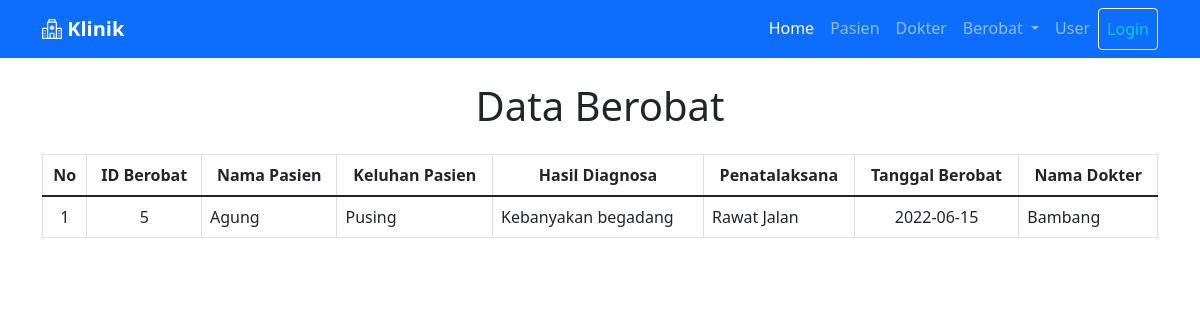
Page /berobat.php on the committed database.
### tables this page shows
CREATE TABLE `berobat` (
  `id_berobat` int(11) NOT NULL,
  `id_pasien` int(5) DEFAULT NULL,
  `id_dokter` int(5) DEFAULT NULL,
  `tgl_berobat` date NOT NULL,
  `keluhan_pasien` varchar(200) NOT NULL,
  `hasil_diagnosa` varchar(200) NOT NULL,
  `penatalaksana` enum('Rawat Jalan','Rawat Inap','Rujuk','Lainnya') NOT NULL
);

CREATE TABLE `pasien` (
  `id_pasien` int(5) NOT NULL,
  `nama_pasien` varchar(50) NOT NULL,
  `jenis_kelamin` enum('L','P') NOT NULL,
  `umur` int(2) NOT NULL
);

CREATE TABLE `dokter` (
  `id_dokter` int(5) NOT NULL,
  `nama_dokter` varchar(50) NOT NULL
);

### berobat.php (the view)
<?php include "layout/_header.php"; ?>
<div class="container">
    <h1 class="text-center my-4">Data Berobat</h1>
    <table class="table table-bordered table-hover">
        <thead>
            <tr class="text-center">
                <th>No</th>
                <th>ID Berobat</th>
                <th>Nama Pasien</th>
                <th>Keluhan Pasien</th>
                <th>Hasil Diagnosa</th>
                <th>Penatalaksana</th>
                <th>Tanggal Berobat</th>
                <th>Nama Dokter</th>
            </tr>
        </thead>
        <tbody>
            <?php
            $no = 1;
            $query = "SELECT * FROM berobat ";
            $query .= "INNER JOIN pasien ON berobat.id_pasien = pasien.id_pasien ";
            $query .= "INNER JOIN dokter ON berobat.id_dokter = dokter.id_dokter";
            $sql = mysqli_query($koneksi, $query);
            while ($berobat = mysqli_fetch_array($sql)) {
            ?>
                <tr>
                    <td class="text-center"><?= $no++ ?></td>
                    <td class="text-center"><?= $berobat['id_berobat'] ?></td>
                    <td><?= $berobat['nama_pasien'] ?></td>
                    <td><?= $berobat['keluhan_pasien'] ?></td>
                    <td><?= $berobat['hasil_diagnosa'] ?></td>
                    <td><?= $berobat['penatalaksana'] ?></td>
                    <td class="text-center"><?= $berobat['tgl_berobat'] ?></td>
                    <td><?= $berobat['nama_dokter'] ?></td>
                </tr>
            <?php } ?>
        </tbody>
    </table>
</div>
<?php include "layout/_footer.php"; ?>

### rows in the picture
berobat: id_berobat "5", id_pasien.nama_pasien "Agung", keluhan_pasien "Pusing", hasil_diagnosa "Kebanyakan begadang", penatalaksana "Rawat Jalan", tgl_berobat "2022-06-15", id_dokter.nama_dokter "Bambang"
